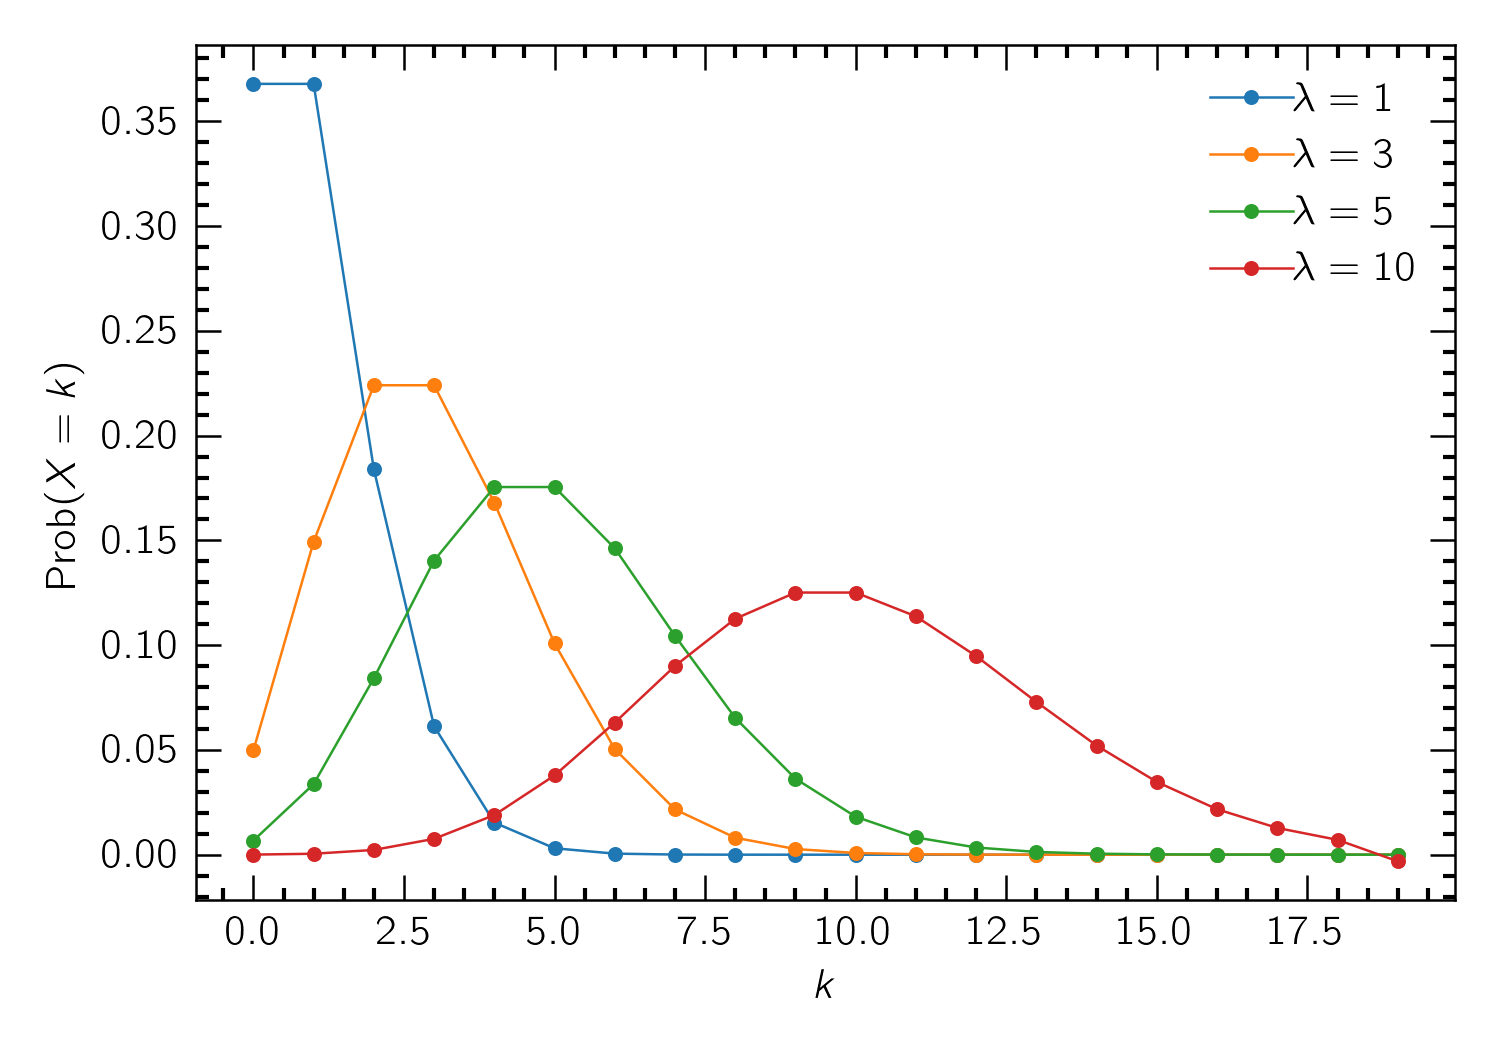

Write the Python code that produced this figure.
import numpy as np
import matplotlib.pyplot as plt
from math import factorial as fac
#
def poisson(l,klist):
   op = []
   for k in klist:
      op.append( np.exp(-l)*l**k/fac(k) )
   return np.array(op)
      

l_list = [1,3,5,10]
klist = np.arange(0,20,1).astype(int)
for l in l_list:
   plt.plot(klist,poisson(l,klist),'.-',label=r"$\lambda=%d$"%l)

plt.legend()
plt.xlabel(r"$k$")
plt.ylabel(r"${\rm Prob}(X=k)$")
plt.tight_layout()
plt.savefig("poisson.png")
plt.show()
plt.close()
